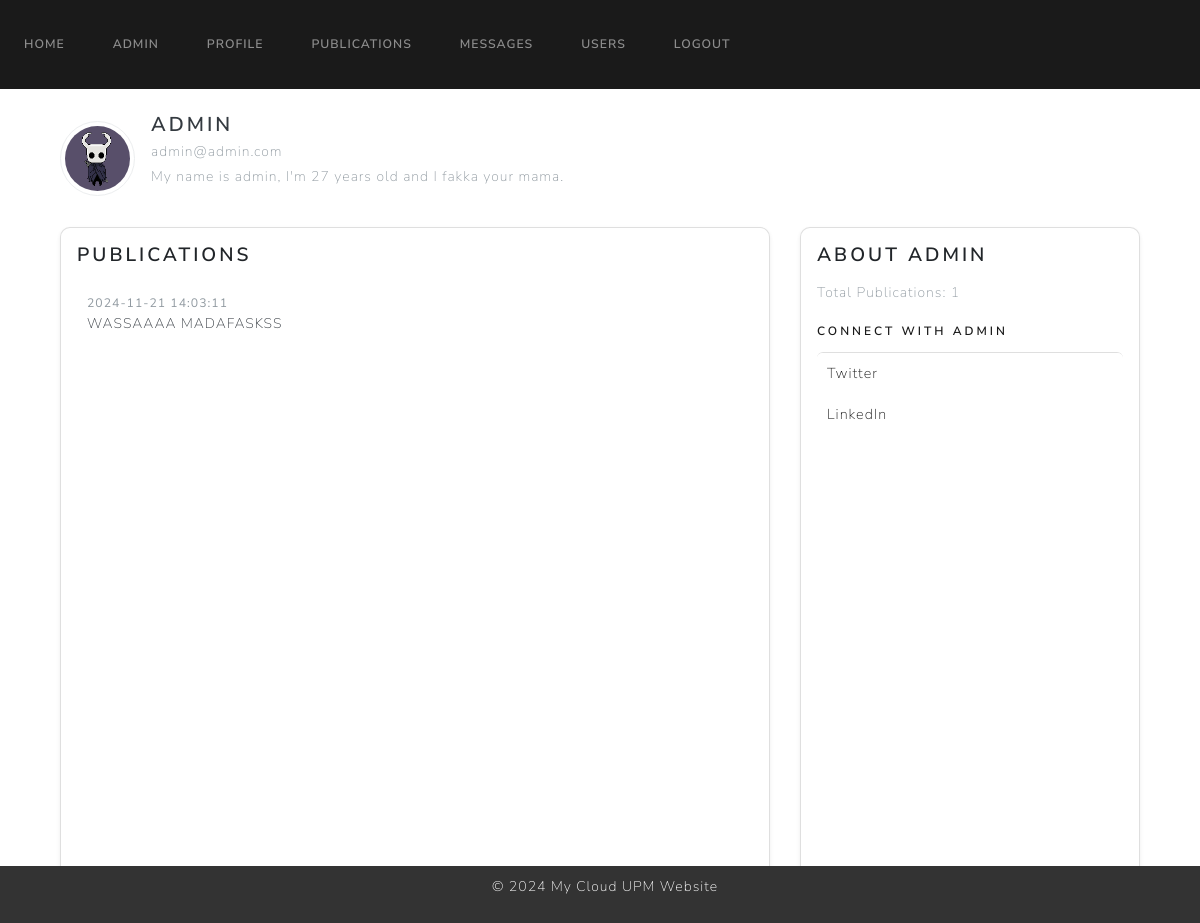
The page /viewuser/admin@admin.com (signed in) on the database its author committed.
### website/models.py (models this page shows)
class User(UserMixin, db.Model):
    id = db.Column(db.Integer, primary_key=True)
    name = db.Column(db.String(100), unique=False, nullable=False)
    surname = db.Column(db.String(100), unique=False, nullable=False)
    email = db.Column(db.String(100), unique=True, nullable=False)
    password = db.Column(db.String(100), nullable=False)
    bio = db.Column(db.Text, default="This is my bio.")  # Bio field
    role = db.Column(db.Integer, nullable=False, default=1)  # 0 para admin, 1 para usuario regular
    is_blocked = db.Column(db.Boolean, nullable=False, default=False)  # Nuevo campo para indicar si el usuario está bloqueado
    profile_pic = db.Column(db.String(150), default='default.jpg')
    twitter = db.Column(db.String(255), nullable=True)    # Twitter URL
    linkedin = db.Column(db.String(255), nullable=True)   # LinkedIn URL
    publications = db.relationship('Publication')
    login_records = db.relationship('LoginRecord')

class Publication(db.Model):
    id = db.Column(db.Integer, primary_key=True)
    content = db.Column(db.Text, nullable=False)
    date = db.Column(db.DateTime(timezone=True), default=func.now())
    user_id = db.Column(db.Integer, db.ForeignKey('user.id'), nullable=False)

### website/views.py (the view)
@views.route('/viewuser/<email>')
@login_required
def viewuser(email):
    user = User.query.filter_by(email=email).first()
    if user:
        publications = Publication.query.filter_by(user_id=user.id).all()
        return render_template("publications.html", user=user, publications=publications)
    else:
        flash('User not found', category='error')
        print('User not found')
        return render_template("userlist.html", user=current_user)

### website/templates/publications.html (shortened to what this page needs)
{% extends "base.html" %}
{% block content %}
<div class="container mt-4">
    <div class="d-flex align-items-center mb-4">
        <div class="me-3">
            {% if user.profile_pic %}
                <img src="{{ url_for('static', filename='profile_pics/' + user.profile_pic) }}" alt="Profile Picture" class="profile-pic img-thumbnail">
            {% else %}
                <img src="{{ url_for('static', filename='profile_pics/default.jpg') }}" alt="Default Profile Picture" class="profile-pic img-thumbnail">
            {% endif %}
        </div>
        <div>
            <h4 class="text-dark mb-1">{{ user.name }}</h4>
            <p class="text-muted mb-0">{{ user.email }}</p>
            <p class="text-muted mt-1">{{ user.bio }}</p>
        </div>
    </div>
    <div class="row">
        <div class="col-md-8">
            <div class="card shadow-sm p-3 mb-4">
                <h5 class="card-title">Publications</h5>
                <div style="height: 600px; overflow-y: auto;">
                    <ul class="list-group list-group-flush" id="publications">
                        {% for publication in user.publications %}
                        <li class="list-group-item d-flex justify-content-between align-items-center">
                            <div>
                                <small class="text-muted">{{ publication.date }}</small>
                                <p class="mb-0 text-dark">{{ publication.content }}</p>
                            </div>
                        </li>
                        {% endfor %}
                    </ul>
                </div>
            </div>
        </div>
        {% if user.email == current_user.email %}
        <div class="col-md-4">
            <div class="card shadow-sm p-3">
                <h5 class="card-title">Publish Something</h5>
                <form method="post">
                    <div class="mb-3">
                        <textarea name="publication" class="form-control" rows="6" placeholder="What's on your mind?"></textarea>
                    </div>
                    <div class="text-center">
                        <button type="submit" class="btn btn-primary btn-sm">Publish</button>
                    </div>
                </form>
            </div>
        </div>
        {% else %}
        <div class="col-md-4 d-flex justify-content-end" style="height: 672px;">
            <div class="card shadow-sm p-3" style="width: 100%;">
                <h5 class="card-title">About {{ user.name }}</h5>
                <p class="text-muted mb-3">Total Publications: {{ user.publications|length }}</p>
                <h6 style="margin-top: 5px;">Connect with {{ user.name }}</h6>
                <ul class="list-group" style="margin-top: 5px;">
                    <li class="list-group-item">
                        <a href="https://twitter.com/{{ user.twitter }}" target="_blank" class="text-primary">
                            Twitter
                        </a>
                    </li>
                    <li class="list-group-item">
                        <a href="https://www.linkedin.com/in/{{ user.linkedin }}" target="_blank" class="text-primary">
                            LinkedIn
                        </a>
                    </li>
                </ul>
            </div>
        </div>
        {% endif %}
    </div>
</div>
{% endblock %}

### website/templates/publications.html (style rules this page uses)
.profile-pic { width: 75px; height: 75px; object-fit: cover; border-radius: 50%; }
.card { border-radius: 10px; background-color: #fff; box-shadow: 0 2px 4px rgba(0, 0, 0, 0.1); }
.list-group-item { border: none; padding: 10px; }
.list-group-item a { text-decoration: none; font-size: 0.9rem; }
.card-title { font-size: 1.2rem; margin-bottom: 15px; }

### rows shown on the page
User: profile_pic (picture), name "ADMIN", email "admin@admin.com", bio "My name is admin, I'm 27 years old and I fakka your mama."
Publication: date "2024-11-21 14:03:11", content "WASSAAAA MADAFASKSS"

### other values the page prints
{{ user.publications|length }} "1"
